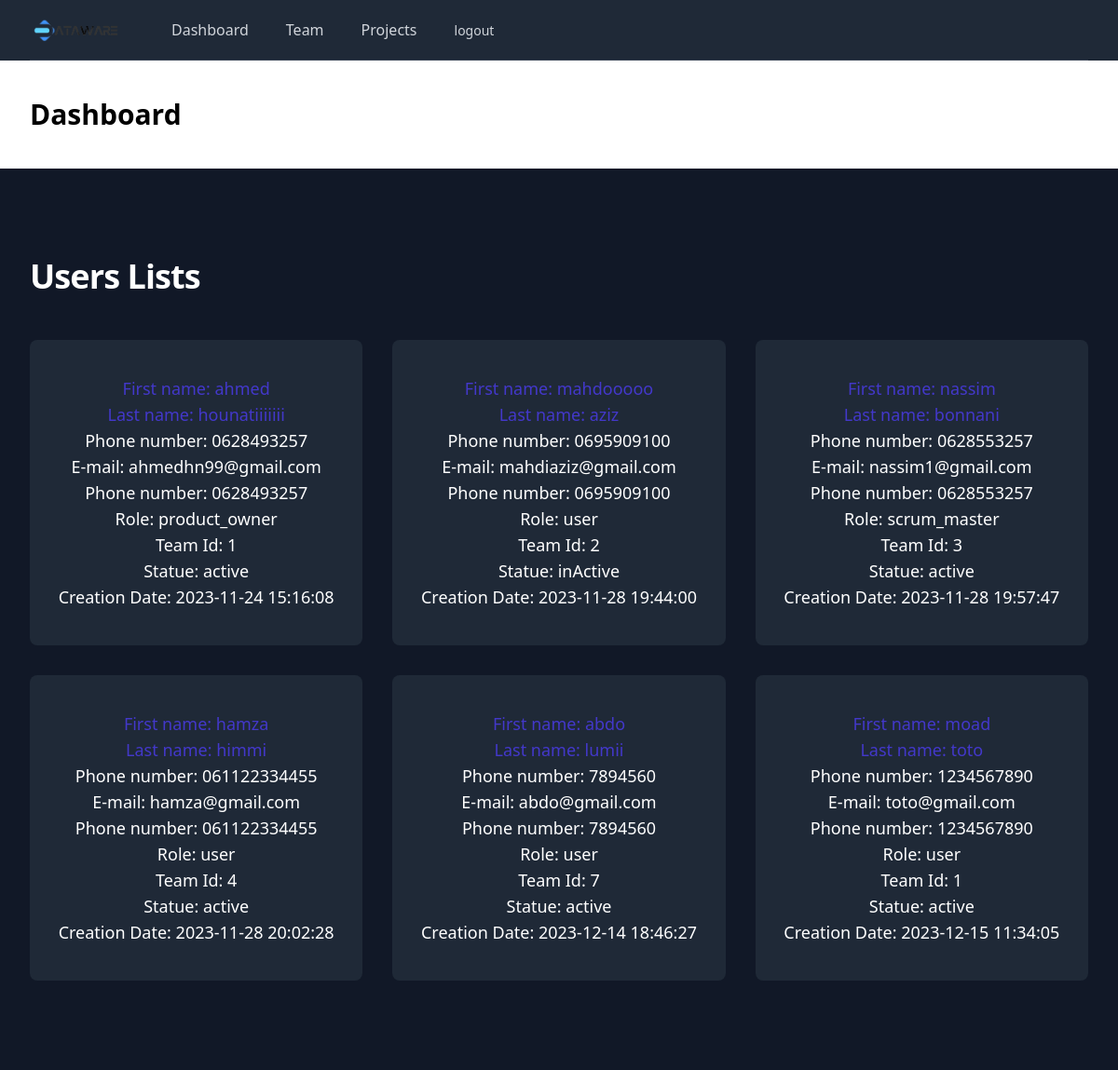
Before: /user/dashboarduser.php with the older database file.
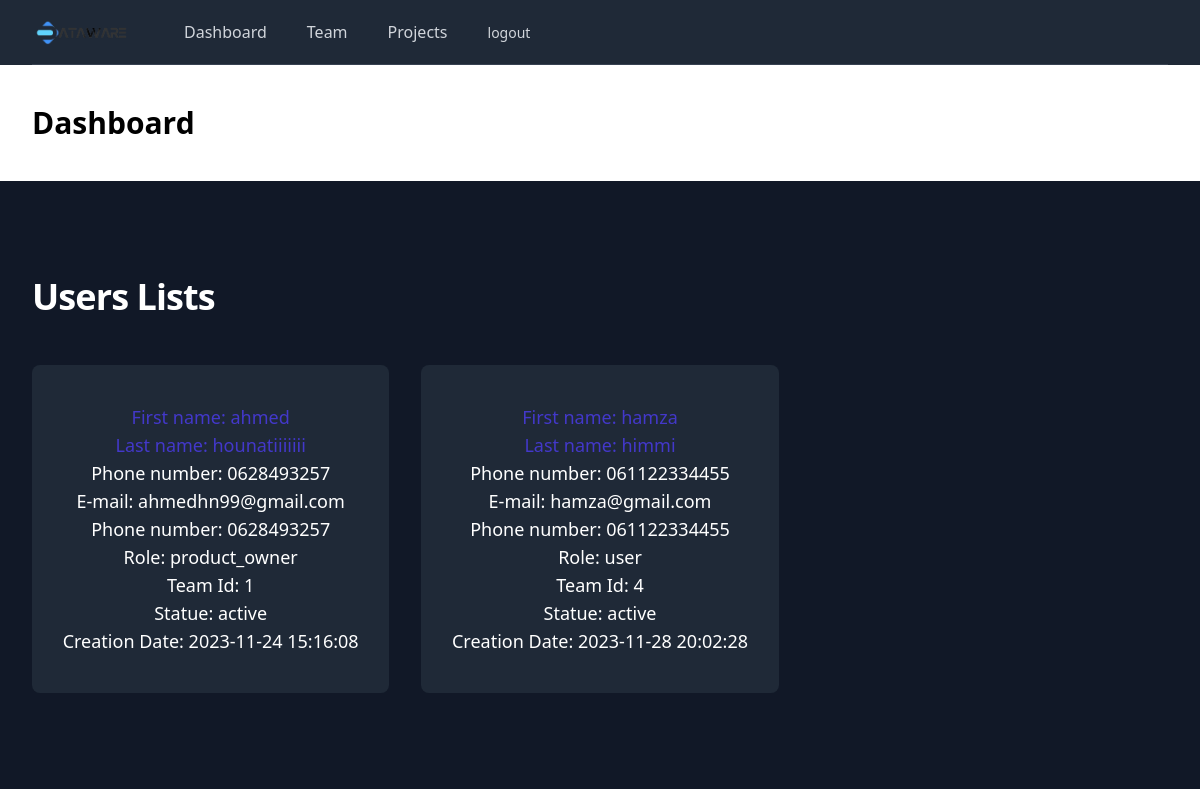
After: the same page with the newer database file.
### tables this page shows
CREATE TABLE `perssonel` (
    `Id` int(11) NOT NULL,
    `FirstName` varchar(255) DEFAULT NULL,
    `LastName` varchar(255) DEFAULT NULL,
    `Email` varchar(255) DEFAULT NULL,
    `Passdwd` varchar(255) DEFAULT NULL,
    `Tel` varchar(25) DEFAULT NULL,
    `IDTeam` int(11) DEFAULT NULL,
    `Statut` varchar(255) DEFAULT NULL,
    `DateCreation` datetime NOT NULL DEFAULT curtime(),
    `IDProject` int(11) DEFAULT NULL,
    `role` enum('user', 'scrum_master', 'product_owner') NOT NULL DEFAULT 'user'
);

### classe/User.php (called while the page is built, shortened)
<?php
class User
{
    private $conn;
    public function __construct($conn)
    {
        $this->conn = $conn;
    }
    public function getUsers()
    {
        $sql = "SELECT * FROM perssonel";
        $stmt = $this->conn->query($sql);
        $rows = $stmt->fetchAll(PDO::FETCH_ASSOC);
        return $rows;
    }
}

### user/dashboarduser.php (the view, shortened to what this page needs)
<?php
require '../includes/conn.inc.php';
require '../classe/User.php';
$userDashboard = new User($conn);
$users = $userDashboard->getUsers();
?>
<!DOCTYPE html>
<html lang="en">
<head>
    <script src="https://cdn.tailwindcss.com"></script>
</head>
<body>
    <div class="min-h-full">
        <div class="">
            <nav class="bg-gray-800">
                <div class="max-w-7xl mx-auto sm:px-6 lg:px-8">
                    <div class="border-b border-gray-700">
                        <div class="flex items-center justify-between h-16 px-4 sm:px-0">
                            <div class="flex items-center">
                                <div class="flex-shrink-0">
                                    <img class="w-[100px]" src="../img/logo-removebg-preview.png" alt="logo">
                                </div>
                                <div class="hidden md:block">
                                    <div class="ml-10 flex items-baseline space-x-4">
                                        <a href="./dashboarduser.php" class="text-gray-300 hover:bg-gray-700 hover:text-white block px-3 py-2 rounded-md text-base font-medium">Dashboard</a>
                                        <a href="./squadsuser.php" class="text-gray-300 hover:bg-gray-700 hover:text-white block px-3 py-2 rounded-md text-base font-medium">Team</a>
                                        <a href="./projectsuser.php" class="text-gray-300 hover:bg-gray-700 hover:text-white block px-3 py-2 rounded-md text-base font-medium">Projects</a>
                                        <a href="../logout.php" class="text-gray-300 hover:bg-gray-700 hover:text-white px-3 py-2 rounded-md text-sm font-medium">logout</a>
                                    </div>
                                </div>
                            </div>
                        </div>
                    </div>
                </div>
        </div>
        <header class="py-10">
            <div class="max-w-7xl mx-auto px-4 sm:px-6 lg:px-8">
                <h1 class="text-3xl font-bold text-black">Dashboard</h1>
            </div>
        </header>
    </div>
    <section class="bg-gray-900">
        <div class="mx-auto py-12 px-4 max-w-7xl sm:px-6 lg:px-8 lg:py-24">
            <div class="space-y-12">
                <div class="space-y-5 sm:space-y-4 md:max-w-xl lg:max-w-3xl xl:max-w-none">
                    <h2 class="text-3xl font-extrabold text-white tracking-tight sm:text-4xl">Users Lists</h2>
                </div>
                <ul role="list" class="space-y-4 sm:grid sm:grid-cols-2 sm:gap-6 sm:space-y-0 lg:grid-cols-3 lg:gap-8">
                    <?php foreach ($users as $user) : ?>
                        <li class="py-10 px-6 bg-gray-800 text-center rounded-lg xl:px-10 xl:text-left">
                            <div class="space-y-6 xl:space-y-10">
                                <div class="space-y-2 xl:flex xl:items-center xl:justify-between">
                                    <div class="font-medium text-lg leading-6 space-y-1">
                                        <h3 class="text-indigo-700">First name: <?php echo $user['FirstName']; ?></h3>
                                        <h3 class="text-indigo-700">Last name: <?php echo $user['LastName']; ?></h3>
                                        <p class="text-white">Phone number: <?php echo $user['Tel']; ?></p>
                                        <p class="text-white">E-mail: <?php echo $user['Email']; ?></p>
                                        <p class="text-white">Phone number: <?php echo $user['Tel']; ?></p>
                                        <p class="text-white">Role: <?php echo $user['role']; ?></p>
                                        <p class="text-white">Team Id: <?php echo $user['IDTeam']; ?></p>
                                        <p class="text-white">Statue: <?php echo $user['Statut']; ?></p>
                                        <p class="text-white">Creation Date: <?php echo $user['DateCreation']; ?></p>
                                    </div>
                                </div>
                            </div>
                        </li>
                    <?php endforeach; ?>
                </ul>
            </div>
        </div>
    </section>
</body>
</html>

Changed rows visible on the page:
removed perssonel: FirstName "mahdooooo", LastName "aziz", Tel "0695909100", Email "mahdiaziz@gmail.com", role "user", IDTeam "2", Statut "inActive", DateCreation "2023-11-28 19:44:00"
removed perssonel: FirstName "nassim", LastName "bonnani", Tel "0628553257", Email "nassim1@gmail.com", role "scrum_master", IDTeam "3", Statut "active", DateCreation "2023-11-28 19:57:47"
removed perssonel: FirstName "abdo", LastName "lumii", Tel "7894560", Email "abdo@gmail.com", role "user", IDTeam "7", Statut "active", DateCreation "2023-12-14 18:46:27"
removed perssonel: FirstName "moad", LastName "toto", Tel "1234567890", Email "toto@gmail.com", role "user", IDTeam "1", Statut "active", DateCreation "2023-12-15 11:34:05"
